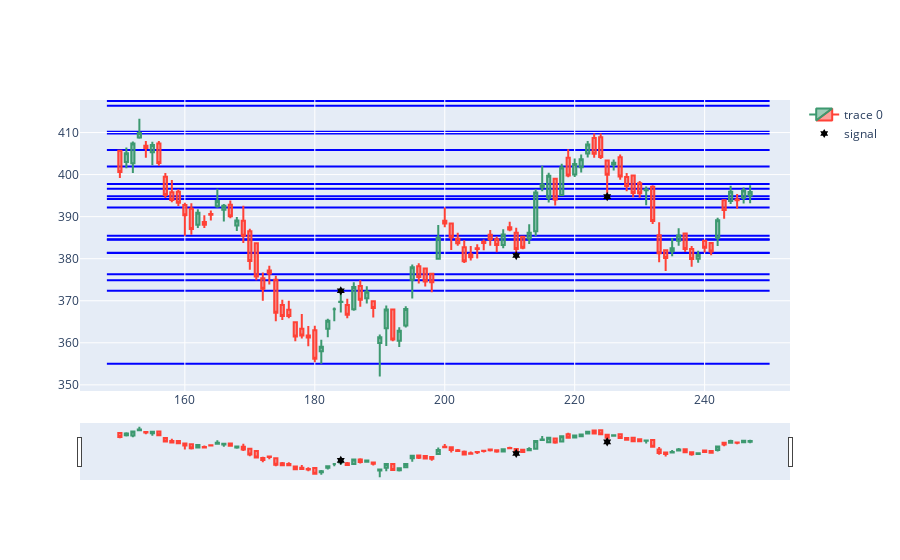

Source (notebook cell):
### Code cell
sri.showIndicator(250)

### Figure 1 — Plotly figure (JSON) as saved in the notebook; plotly's stock layout.template omitted (floating-point values rounded to 4 significant figures)
{"data": [{"close": [400.6, 405.1, 407.4, 409.9, 406.3, 407.1, 402.8, 395.1, 393.9, 393.3, 390.4, 387.1, 390.9, 388.1, 390.4, 393.8, 392.6, 390.1, 389.1, 385.4, 379.4, 375.8, 372.9, 376.5, 367.1, 366.4, 366.4, 361.5, 361.8, 361.2, 356.2, 359.1, 365.2, 367.9, 369.8, 366.6, 373.3, 370.2, 372.1, 368.3, 361.4, 367.9, 360.8, 362.9, 368.1, 377.9, 375.6, 374.6, 374.4, 385, 388.4, 385.1, 383.7, 379.4, 380.4, 382.3, 383.8, 384.6, 383.2, 385.8, 386.9, 382.3, 382.6, 386.2, 395.8, 397.6, 399.7, 394.1, 401.7, 399.8, 402.5, 403.6, 407.1, 404.9, 404.2, 399.9, 402.8, 399.6, 397.3, 395.6, 395.6, 396.4, 388.9, 381.3, 380.1, 382.5, 385.5, 382.3, 379.9, 380.9, 382.6, 381.7, 389.1, 391.6, 395.9, 393.9, 396.2, 395.9], "high": [405.6, 406.4, 407.9, 413.2, 408, 407.8, 408, 400.4, 398.7, 396.5, 393.3, 393.2, 391.8, 390.4, 391.4, 396.6, 393, 393.9, 389.9, 392.6, 387.1, 383.7, 376.7, 378.4, 375.9, 370.2, 370, 364.9, 366.9, 364, 364.1, 360.8, 365.8, 368.4, 371.9, 370.4, 374.4, 374.9, 373.4, 369.9, 361.9, 368.9, 367.9, 363.7, 368.7, 378.6, 378.9, 377.6, 376.6, 388, 392.1, 388.4, 386.1, 384.4, 383, 383.4, 384.6, 386.9, 385.2, 387, 388.8, 387.4, 385.4, 388.2, 396.6, 402.1, 400.4, 399, 402.6, 406, 403.9, 404.8, 408, 409.8, 409.8, 403.4, 403.6, 404.8, 400.4, 399.8, 398.5, 397.1, 397.4, 388.6, 382, 384.9, 387.2, 386, 383, 381.9, 384.2, 383.8, 389.8, 393.9, 397.4, 395.4, 396.9, 397.5], "low": [399.2, 401.5, 400.4, 408.6, 404, 402.2, 402.1, 394.4, 393.4, 392.6, 385.4, 385.7, 387.3, 387.3, 389.1, 392.1, 388.9, 389.6, 386.6, 383.8, 377.4, 374.9, 370, 373.9, 365.1, 365.4, 365.9, 360.4, 361, 359.2, 355.4, 355, 361.3, 365.1, 367.2, 365.9, 367.6, 368.6, 369.4, 366, 352, 359.2, 360.4, 359, 363.6, 370.6, 374.1, 373.4, 372.1, 380, 387.4, 382.1, 383.1, 379, 379.6, 380.1, 382, 383.1, 381.6, 382.5, 386.5, 381.4, 382.2, 383.5, 385.4, 396.1, 393.4, 392.6, 395, 399.4, 399.4, 400.5, 404.1, 404, 403.7, 395.6, 401, 398.8, 396.1, 394.6, 394.5, 392.7, 388.2, 379.1, 377.1, 380.6, 383.1, 381.6, 378.1, 379.1, 381.5, 380.8, 383, 389.5, 393, 391.9, 393.1, 393.2], "open": [405.6, 403, 402.7, 408.8, 406.9, 405.3, 407.4, 399.5, 395.8, 395.9, 392.8, 391.9, 388.1, 388.7, 390.6, 392.4, 391.6, 392.8, 387.9, 389, 386.6, 383.7, 375.4, 377.2, 375, 369, 367.9, 364.9, 363.4, 361.8, 363, 358, 363.4, 367.9, 369.7, 369, 368, 373.5, 370.6, 369.9, 359.9, 363.4, 367.9, 360.5, 364.1, 375, 378.2, 377.6, 376.4, 380, 389, 388.4, 384.8, 382.8, 381, 382.5, 384, 385.7, 384.6, 383.2, 387.5, 386.2, 385.2, 384.8, 386.5, 397, 394.5, 399, 395.1, 404, 400, 401.8, 405, 408.7, 408.9, 403.4, 402.4, 404.1, 399.4, 399.8, 397.9, 396.3, 397.1, 385.6, 382, 381.8, 384.2, 386, 382.3, 380, 384.2, 383.8, 385, 393.9, 393.8, 394.1, 394.5, 395], "type": "candlestick", "x": [150, 151, 152, 153, 154, 155, 156, 157, 158, 159, 160, 161, 162, 163, 164, 165, 166, 167, 168, 169, 170, 171, 172, 173, 174, 175, 176, 177, 178, 179, 180, 181, 182, 183, 184, 185, 186, 187, 188, 189, 190, 191, 192, 193, 194, 195, 196, 197, 198, 199, 200, 201, 202, 203, 204, 205, 206, 207, 208, 209, 210, 211, 212, 213, 214, 215, 216, 217, 218, 219, 220, 221, 222, 223, 224, 225, 226, 227, 228, 229, 230, 231, 232, 233, 234, 235, 236, 237, 238, 239, 240, 241, 242, 243, 244, 245, 246, 247]}, {"marker": {"color": "Black", "size": 7, "symbol": "hexagram"}, "mode": "markers", "name": "signal", "type": "scatter", "x": [150, 151, 152, 153, 154, 155, 156, 157, 158, 159, 160, 161, 162, 163, 164, 165, 166, 167, 168, 169, 170, 171, 172, 173, 174, 175, 176, 177, 178, 179, 180, 181, 182, 183, 184, 185, 186, 187, 188, 189, 190, 191, 192, 193, 194, 195, 196, 197, 198, 199, 200, 201, 202, 203, 204, 205, 206, 207, 208, 209, 210, 211, 212, 213, 214, 215, 216, 217, 218, 219, 220, 221, 222, 223, 224, 225, 226, 227, 228, 229, 230, 231, 232, 233, 234, 235, 236, 237, 238, 239, 240, 241, 242, 243, 244, 245, 246, 247], "y": [null, null, null, null, null, null, null, null, null, null, null, null, null, null, null, null, null, null, null, null, null, null, null, null, null, null, null, null, null, null, null, null, null, null, 372.4, null, null, null, null, null, null, null, null, null, null, null, null, null, null, null, null, null, null, null, null, null, null, null, null, null, null, 380.8, null, null, null, null, null, null, null, null, null, null, null, null, null, 394.8, null, null, null, null, null, null, null, null, null, null, null, null, null, null, null, null, null, null, null, null, null, null]}], "layout": {"shapes": [{"layer": "below", "line": {"color": "blue"}, "type": "line", "x0": 148, "x1": 250, "xref": "x", "y0": 401.9, "y1": 401.9, "yref": "y"}, {"layer": "below", "line": {"color": "blue"}, "type": "line", "x0": 148, "x1": 250, "xref": "x", "y0": 384.6, "y1": 384.6, "yref": "y"}, {"layer": "below", "line": {"color": "blue"}, "type": "line", "x0": 148, "x1": 250, "xref": "x", "y0": 372.4, "y1": 372.4, "yref": "y"}, {"layer": "below", "line": {"color": "blue"}, "type": "line", "x0": 148, "x1": 250, "xref": "x", "y0": 384.5, "y1": 384.5, "yref": "y"}, {"layer": "below", "line": {"color": "blue"}, "type": "line", "x0": 148, "x1": 250, "xref": "x", "y0": 376.3, "y1": 376.3, "yref": "y"}, {"layer": "below", "line": {"color": "blue"}, "type": "line", "x0": 148, "x1": 250, "xref": "x", "y0": 381.4, "y1": 381.4, "yref": "y"}, {"layer": "below", "line": {"color": "blue"}, "type": "line", "x0": 148, "x1": 250, "xref": "x", "y0": 394.2, "y1": 394.2, "yref": "y"}, {"layer": "below", "line": {"color": "blue"}, "type": "line", "x0": 148, "x1": 250, "xref": "x", "y0": 385.4, "y1": 385.4, "yref": "y"}, {"layer": "below", "line": {"color": "blue"}, "type": "line", "x0": 148, "x1": 250, "xref": "x", "y0": 355, "y1": 355, "yref": "y"}, {"layer": "below", "line": {"color": "blue"}, "type": "line", "x0": 148, "x1": 250, "xref": "x", "y0": 381.4, "y1": 381.4, "yref": "y"}, {"layer": "below", "line": {"color": "blue"}, "type": "line", "x0": 148, "x1": 250, "xref": "x", "y0": 417.5, "y1": 417.5, "yref": "y"}, {"layer": "below", "line": {"color": "blue"}, "type": "line", "x0": 148, "x1": 250, "xref": "x", "y0": 394.9, "y1": 394.9, "yref": "y"}, {"layer": "below", "line": {"color": "blue"}, "type": "line", "x0": 148, "x1": 250, "xref": "x", "y0": 405.9, "y1": 405.9, "yref": "y"}, {"layer": "below", "line": {"color": "blue"}, "type": "line", "x0": 148, "x1": 250, "xref": "x", "y0": 416.4, "y1": 416.4, "yref": "y"}, {"layer": "below", "line": {"color": "blue"}, "type": "line", "x0": 148, "x1": 250, "xref": "x", "y0": 397.8, "y1": 397.8, "yref": "y"}, {"layer": "below", "line": {"color": "blue"}, "type": "line", "x0": 148, "x1": 250, "xref": "x", "y0": 410.2, "y1": 410.2, "yref": "y"}, {"layer": "below", "line": {"color": "blue"}, "type": "line", "x0": 148, "x1": 250, "xref": "x", "y0": 396.6, "y1": 396.6, "yref": "y"}, {"layer": "below", "line": {"color": "blue"}, "type": "line", "x0": 148, "x1": 250, "xref": "x", "y0": 374.9, "y1": 374.9, "yref": "y"}, {"layer": "below", "line": {"color": "blue"}, "type": "line", "x0": 148, "x1": 250, "xref": "x", "y0": 392.1, "y1": 392.1, "yref": "y"}, {"layer": "below", "line": {"color": "blue"}, "type": "line", "x0": 148, "x1": 250, "xref": "x", "y0": 409.8, "y1": 409.8, "yref": "y"}]}}
